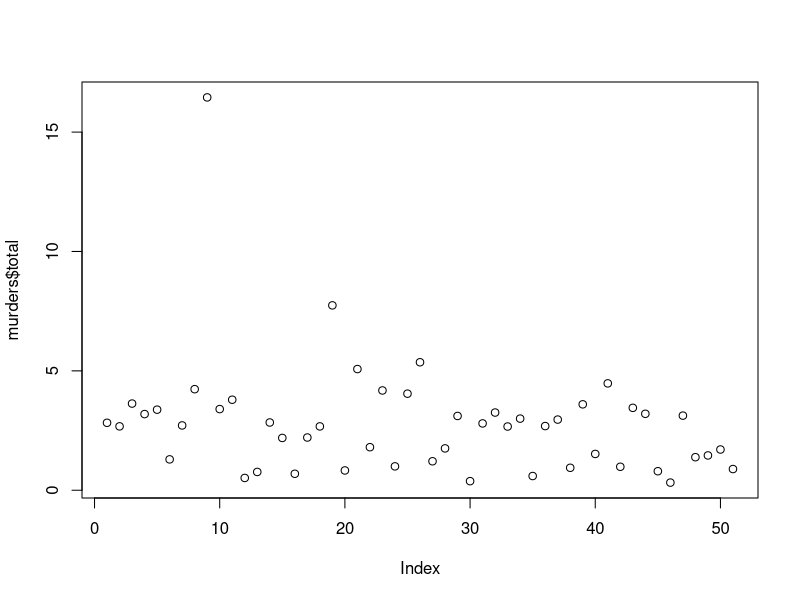
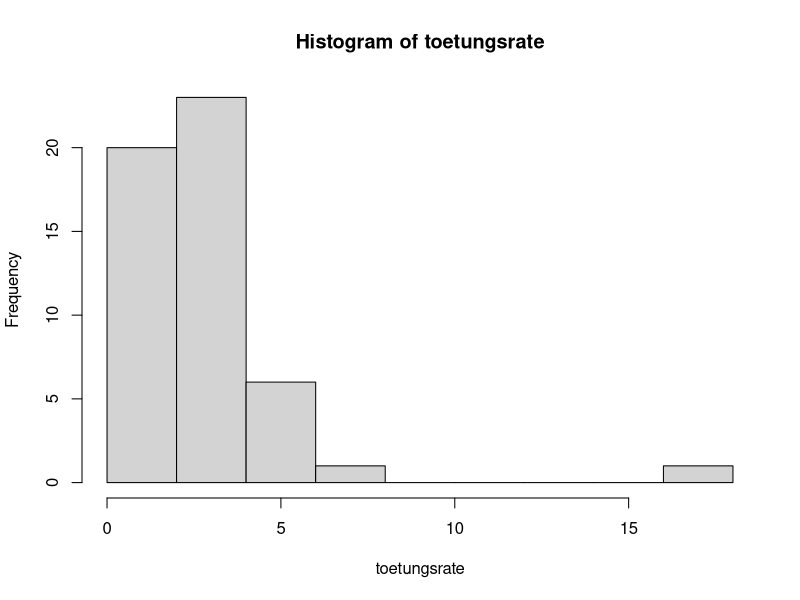
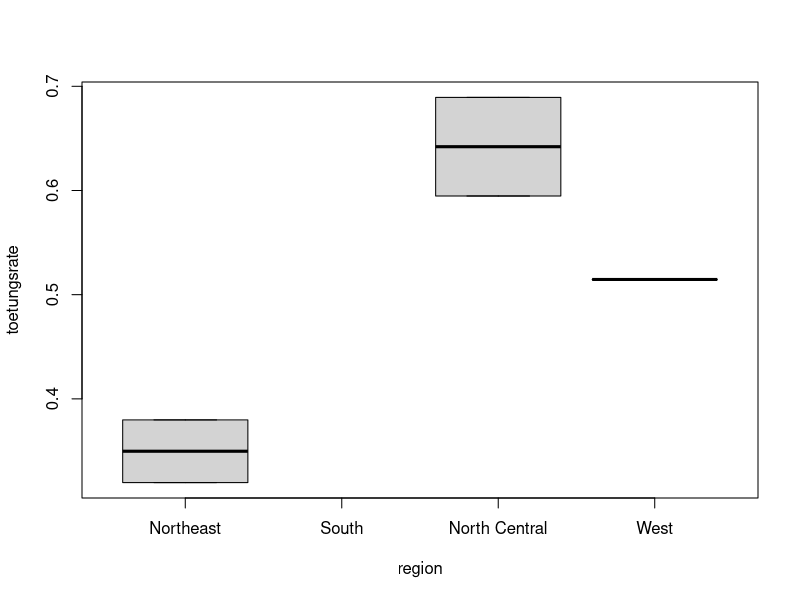

R code for these plots, in order: (Note: this script raises an error after producing the figures.)
## ---- chunk 1
a <- 1
## ---- chunk 2
b <- 1
## ---- chunk 3
c <- -1
## ---- chunk 4
print(a)
## ---- chunk 5
ls()
## ---- chunk 6
log(a)
## ---- chunk 7
log(exp(1))
## ---- chunk 8
pi
## ---- chunk 9
Inf
## ---- chunk 10
args(log)
## ---- chunk 11
library(dslabs)
## ---- chunk 12
data()
## ---- chunk 13
CO2
## ---- chunk 14
class(a)
## ---- chunk 15
class(ls)
## ---- chunk 16
library(dslabs)
## ---- chunk 17
data("murders")
## ---- chunk 18
class(murders)
## ---- chunk 19
str(murders)
## ---- chunk 20
head(murders)
## ---- chunk 21
names(murders)
## ---- chunk 22
length(murders$state)
## ---- chunk 23
levels(murders$region)
## ---- chunk 24
anzahl <- c(5, 4, 3)
## ---- chunk 25
spiele <- c("Handball", "Fußball", "Judo")
## ---- chunk 26
spielanzahl <- c(Handball=5, Fußball=4, Judo=3)
## ---- chunk 27
spielanzahl
## ---- chunk 28
names(anzahl) <- spiele
## ---- chunk 29
anzahl
## ---- chunk 30
seq(1, 10)
## ---- chunk 31
anzahl[2]
## ---- chunk 32
anzahl[c(2,3)]
## ---- chunk 33
anzahl[-2]
## ---- chunk 34
anzahl[anzahl>4]
## ---- chunk 35
murders[[1]]
## ---- chunk 36
murders$state
## ---- chunk 37
murders$state[1]
## ---- chunk 38
murders[1,1]
## ---- chunk 39
betriebsnummer <- c(13445, 56668, 98887)
## ---- chunk 40
class(betriebsnummer)
## ---- chunk 41
as.character(betriebsnummer)
## ---- chunk 42
class(betriebsnummer)
## ---- chunk 43
x <- c(1, "b", 3)
## ---- chunk 44
class(x)
## ---- chunk 45
y <- as.numeric(x)
## ---- chunk 46
y
## ---- chunk 47
library(dslabs)
data(murders)
## ---- chunk 48
data(murders, package="dslabs")
## ---- chunk 49
sort(murders$total)
## ---- chunk 50
order <- order(murders$total)
## ---- chunk 51
murders$abb[order]
## ---- chunk 52
max(murders$total)
## ---- chunk 53
min(murders$total)
## ---- chunk 54
rank(murders$total)
## ---- chunk 55
toetungsrate <- murders$total / murders$population * 100000
## ---- chunk 56
murders$state[order(toetungsrate, decreasing=TRUE)]
## ---- chunk 57
index <- toetungsrate <= 0.71

## ---- chunk 58
index
## ---- chunk 59
murders$state[index]
## ---- chunk 60
sum(index)
## ---- chunk 61
west <- murders$region == "West"
## ---- chunk 62
sicher <- toetungsrate <=1
## ---- chunk 63
index <- sicher & west
## ---- chunk 64
murders$state[index]
## ---- chunk 65
x <- c(TRUE, FALSE, TRUE, TRUE, FALSE, FALSE, FALSE, FALSE, TRUE)
## ---- chunk 66
which(x)
## ---- chunk 67
index <- which(murders$state == "Illinois")
## ---- chunk 68
toetungsrate[index]
## ---- chunk 69
index <- match(c("California", "Texas", "New York"), murders$state)
## ---- chunk 70
murders$state[index]
## ---- chunk 71
toetungsrate[index]
## ---- chunk 72
 x <- c("a", "b", "c", "d")
## ---- chunk 73
y <- c("a", "d", "f")
## ---- chunk 74
x %in% y
## ---- chunk 75
y %in%x
## ---- chunk 76
c("Washington", "Dakota", "Boston") %in% murders$state
## ---- chunk 77
library(dplyr)
## ---- chunk 78
murders <- mutate(murders, toetungsrate=total/population * 100000)
## ---- chunk 79
head(murders)
## ---- chunk 80
murders <- filter(murders, toetungsrate <=.71)
## ---- chunk 81
murders <- select(murders, state, region, toetungsrate)
## ---- chunk 82
head(murders)
## ---- chunk 83
murders %>% 
        select(state, region, toetungsrate) %>% 
        filter(toetungsrate <=0.71)
## ---- chunk 84
plot(toetungsrate, murders$total)
## ---- chunk 85
hist(toetungsrate)
## ---- chunk 86
boxplot(toetungsrate~region, data=murders)
## ---- chunk 87
note <- 4
## ---- chunk 88
if(note>3){
        print("schlecht")
} else {
        print("gut")
}
## ---- chunk 89
library(dslabs)
## ---- chunk 90
data(murders)
## ---- chunk 91
murder_rate <- murders$total / murders$population*100000
## ---- chunk 92
ind <- which.min(murder_rate)
## ---- chunk 93
if (murder_rate[ind] <0.5){
        print(murders$state[ind])
} else {
        print("Kein Staat hat solch eine niedrige Tötungsrate")
}
## ---- chunk 94
notenschnitt <- c(2.5, 3.3, 1.3, 4.9)
## ---- chunk 95
ifelse(notenschnitt < 3, "gut", "schlecht")
## ---- chunk 96
data("na_example")
sum(is.na(na_example))
## ---- chunk 97
kein_NA <- ifelse(is.na(na_example), 0, na_example)
## ---- chunk 98
sum(is.na(kein_NA))
## ---- chunk 99
check <- c(TRUE, TRUE, FALSE, TRUE)
any(check)
## ---- chunk 100
all(check)
## ---- chunk 101
avg <- function(x){
s <- sum(x)
n <- length(x)
s/n
}
## ---- chunk 102
kinder <- 1:100
avg(kinder)
## ---- chunk 103
identical(avg(kinder), mean(kinder))
## ---- chunk 104
for(i in 1:3){
  print(i)
}
## ---- chunk 105
nSchrauben <- 100
## ---- chunk 106
sumSchrauben <- vector(length=nSchrauben)
## ---- chunk 107
for(i in 1:nSchrauben){
    sumSchrauben[i] <- sum(i)
}
## ---- chunk 108
i <- 1:nSchrauben
## ---- chunk 109
plot(i, sumSchrauben)
